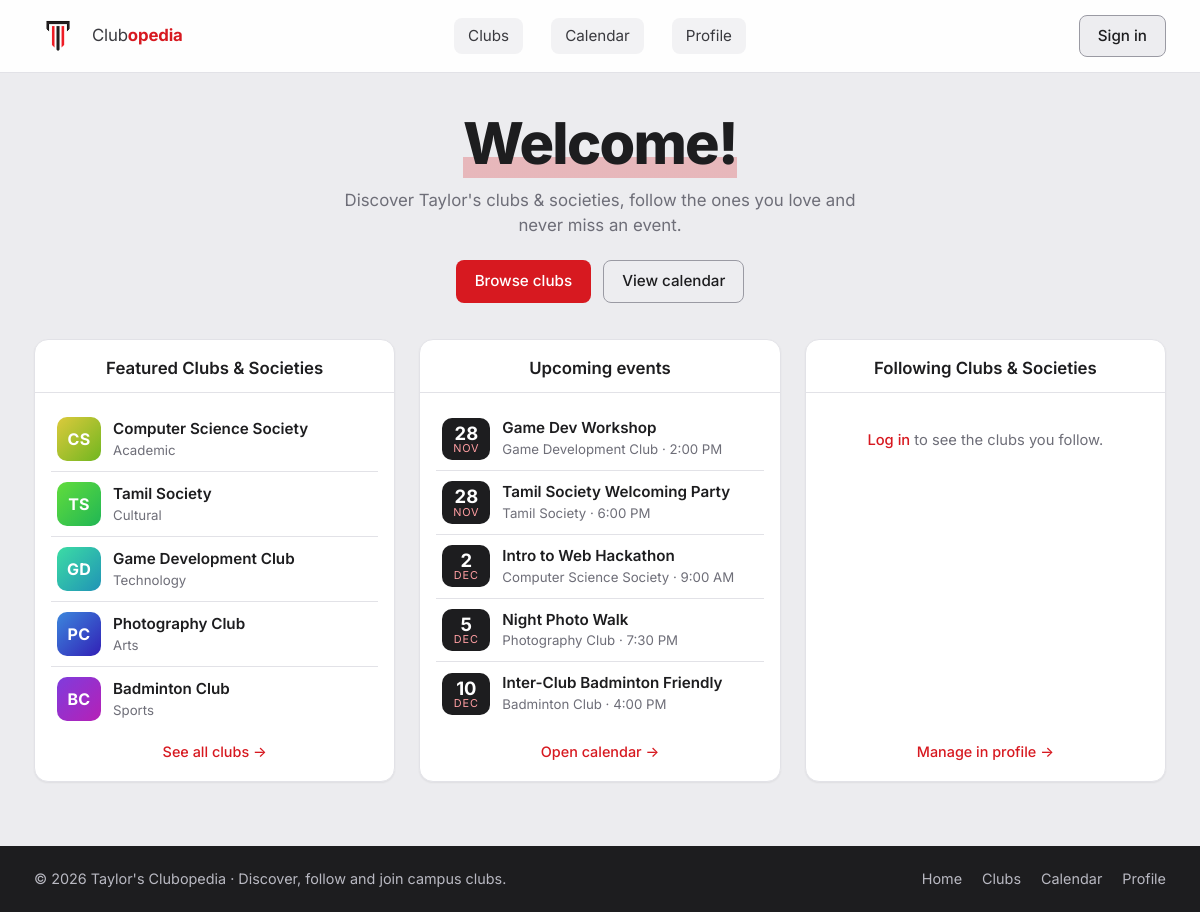
The page / on the database its author committed.
### tables this page shows
CREATE TABLE `clubs` (
  `club_id`       INT NOT NULL AUTO_INCREMENT,
  `club_name`     VARCHAR(150) NOT NULL,
  `category`      VARCHAR(50) NOT NULL,
  `description`   TEXT,
  `image`         VARCHAR(255) DEFAULT NULL,
  `organiser_id`  INT DEFAULT NULL COMMENT 'user who can edit this club',
  PRIMARY KEY (`club_id`),
  KEY `idx_clubs_organiser` (`organiser_id`),
  CONSTRAINT `fk_clubs_organiser` FOREIGN KEY (`organiser_id`) REFERENCES `users` (`user_id`) ON DELETE SET NULL
);

CREATE TABLE `events` (
  `event_id`     INT NOT NULL AUTO_INCREMENT,
  `club_id`      INT NOT NULL,
  `event_name`   VARCHAR(150) NOT NULL,
  `description`  TEXT,
  `event_date`   DATE NOT NULL,
  `event_time`   TIME NOT NULL,
  `location`     VARCHAR(150) NOT NULL,
  `image`        VARCHAR(255) DEFAULT NULL,
  `created_by`   INT DEFAULT NULL,
  PRIMARY KEY (`event_id`),
  KEY `idx_events_club` (`club_id`),
  KEY `idx_events_date` (`event_date`),
  CONSTRAINT `fk_events_club` FOREIGN KEY (`club_id`) REFERENCES `clubs` (`club_id`) ON DELETE CASCADE,
  CONSTRAINT `fk_events_creator` FOREIGN KEY (`created_by`) REFERENCES `users` (`user_id`) ON DELETE SET NULL
);

### includes/data.php (called while the page is built, shortened)
<?php
require_once __DIR__ . '/auth.php';
$currentUser = currentUser();
$clubs = $pdo->query(
    'SELECT club_id, club_name, category, description, image, organiser_id
     FROM clubs
     ORDER BY club_id'
)->fetchAll();
$events = $pdo->query(
    'SELECT event_id, club_id, event_name, description, event_date, event_time, location, image, created_by
     FROM events
     ORDER BY event_date, event_time'
)->fetchAll();
foreach ($events as $index => $event) {
    $events[$index]['event_time'] = substr($event['event_time'], 0, 5);
}

### includes/functions.php (called while the page is built, shortened)
<?php
function e($text)
{
    return htmlspecialchars((string) $text, ENT_QUOTES, 'UTF-8');
}
function findClub($clubs, $clubId)
{
    foreach ($clubs as $club) {
        if ($club['club_id'] == $clubId) {
            return $club;
        }
    }
    return null;
}
function initials($name)
{
    $result = '';
    foreach (preg_split('/\s+/', trim($name)) as $word) {
        if ($word !== '' && ctype_alpha($word[0])) {
            $result .= strtoupper($word[0]);
        }
        if (strlen($result) === 2) {
            break;
        }
    }
    return $result;
}
function clubHue($clubId)
{
    return ($clubId * 53) % 360;
}
function isPast($event)
{
    return $event['event_date'] < date('Y-m-d');
}
function upcomingEvents($events)
{
    $list = array_filter($events, fn($ev) => !isPast($ev));
    usort($list, fn($a, $b) => strcmp($a['event_date'] . $a['event_time'], $b['event_date'] . $b['event_time']));
    return $list;
}
function niceTime($time)
{
    return date('g:i A', strtotime($time));
}

### includes/auth.php (called while the page is built, shortened)
<?php
function currentUser()
{
    static $user = false;
    if ($user === false) {
        $user = null;
    }
    return $user;
}

### index.php (the view, shortened to what this page needs)
<?php
require 'includes/functions.php';
require 'includes/data.php';
$featuredClubs  = array_slice($clubs, 0, 5);
$upcoming       = array_slice(upcomingEvents($events), 0, 5);
$followingClubs = array_filter($clubs, fn($c) => in_array($c['club_id'], $followedClubIds));
require 'includes/header.php';
?>
<div class="container">
    <section class="hero animate">
        <h1 class="hero-title"><span>Welcome!</span></h1>
        <p class="hero-subtitle">Discover Taylor's clubs &amp; societies, follow the ones you love and never miss an event.</p>
        <div class="hero-actions">
            <a href="clubs.php" class="btn btn-primary">Browse clubs</a>
            <a href="calendar.php" class="btn btn-outline">View calendar</a>
        </div>
    </section>
    <div class="home-grid">
        <section class="card animate" style="--i: 1">
            <h2 class="card-title">Featured Clubs &amp; Societies</h2>
            <div class="card-body">
                <ul class="item-list">
                    <?php foreach ($featuredClubs as $club): ?>
                        <li>
                            <a class="item-row" href="clubs.php?club=<?= (int) $club['club_id'] ?>">
                                <span class="club-avatar" style="--hue: <?= clubHue($club['club_id']) ?>"><?= initials($club['club_name']) ?></span>
                                <span class="item-text">
                                    <span class="item-name"><?= e($club['club_name']) ?></span>
                                    <span class="item-meta"><?= e($club['category']) ?></span>
                                </span>
                            </a>
                        </li>
                    <?php endforeach; ?>
                </ul>
                <a href="clubs.php" class="card-footer-link">See all clubs →</a>
            </div>
        </section>
        <section class="card animate" style="--i: 2">
            <h2 class="card-title">Upcoming events</h2>
            <div class="card-body">
                <?php if (empty($upcoming)): ?>
                    <p class="empty-state">No upcoming events yet.</p>
                <?php else: ?>
                    <ul class="item-list">
                        <?php foreach ($upcoming as $event): ?>
                            <?php $club = findClub($clubs, $event['club_id']); ?>
                            <li>
                                <button type="button" class="item-row" data-open="event-<?= (int) $event['event_id'] ?>">
                                    <span class="date-badge">
                                        <span class="day"><?= date('j', strtotime($event['event_date'])) ?></span>
                                        <span class="month"><?= date('M', strtotime($event['event_date'])) ?></span>
                                    </span>
                                    <span class="item-text">
                                        <span class="item-name"><?= e($event['event_name']) ?></span>
                                        <span class="item-meta"><?= e($club['club_name']) ?> · <?= niceTime($event['event_time']) ?></span>
                                    </span>
                                </button>
                            </li>
                        <?php endforeach; ?>
                    </ul>
                <?php endif; ?>
                <a href="calendar.php" class="card-footer-link">Open calendar →</a>
            </div>
        </section>
        <section class="card animate" style="--i: 3">
            <h2 class="card-title">Following Clubs &amp; Societies</h2>
            <div class="card-body">
                <?php if ($currentUser === null): ?>
                    <p class="empty-state"><a class="text-link" href="login.php">Log in</a> to see the clubs you follow.</p>
                <?php elseif (empty($followingClubs)): ?>
                    <p class="empty-state">You aren't following any clubs yet. <a class="text-link" href="clubs.php">Browse clubs →</a></p>
                <?php endif; ?>
                <a href="profile.php" class="card-footer-link">Manage in profile →</a>
            </div>
        </section>
    </div>
</div>
<?php require 'includes/footer.php'; ?>

### css/style.css (style rules this page uses)
:root { --accent: #d71920; --accent-dark: #a9141a; --accent-soft: #fdecec; --ink: #1d1d1f; --ink-soft: #3a3a3f; --muted: #6e6e78; --link: #3b82f6; --bg: #ececef; --surface: #ffffff; --line: #e2e2e7; --chip: #f2f2f4; --radius-sm: 8px; --radius: 14px; --radius-lg: 20px; --shadow-sm: 0 1px 2px rgba(0, 0, 0, .06); --shadow: 0 4px 14px rgba(0, 0, 0, .07); --shadow-lg: 0 14px 34px rgba(0, 0, 0, .12); --ease: cubic-bezier(.22, .61, .36, 1); }
*, *::before, *::after { box-sizing: border-box; }
html { scroll-behavior: smooth; }
body { margin: 0; min-height: 100vh; display: flex; flex-direction: column; font-family: 'Inter', system-ui, -apple-system, 'Segoe UI', Roboto, sans-serif; font-size: 16px; line-height: 1.5; color: var(--ink); background: var(--bg); -webkit-font-smoothing: antialiased; }
a { color: inherit; text-decoration: none; }
h1, h2, h3, h4 { margin: 0; line-height: 1.2; }
p { margin: 0; }
ul { margin: 0; padding: 0; list-style: none; }
.container { width: 100%; max-width: 1180px; margin: 0 auto; padding: 0 24px; }
.btn { display: inline-flex; align-items: center; justify-content: center; gap: 6px; padding: 9px 18px; border-radius: var(--radius-sm); border: 1px solid transparent; font: inherit; font-size: .95rem; font-weight: 500; cursor: pointer; transition: background .2s var(--ease), color .2s var(--ease), border-color .2s var(--ease), transform .15s var(--ease), box-shadow .2s var(--ease); }
.btn-primary { background: var(--accent); color: #fff; }
.btn-outline { background: #ededf0; border-color: #9a9aa3; color: var(--ink); }
.card { background: var(--surface); border-radius: var(--radius); box-shadow: var(--shadow-sm); border: 1px solid var(--line); }
.card-title { font-size: 1.05rem; font-weight: 600; text-align: center; padding: 18px 20px 14px; border-bottom: 1px solid var(--line); }
.card-body { padding: 14px 16px 18px; }
.card-footer-link { display: block; margin-top: 10px; text-align: center; font-size: .9rem; font-weight: 500; color: var(--accent); }
.club-avatar { --hue: 0; flex-shrink: 0; display: grid; place-items: center; width: 44px; height: 44px; border-radius: 10px; background: linear-gradient(135deg, hsl(var(--hue) 70% 55%), hsl(calc(var(--hue) + 35) 70% 42%)); color: #fff; font-weight: 700; letter-spacing: .02em; overflow: hidden; }
.item-list li + li { border-top: 1px solid var(--line); }
.item-row { display: flex; align-items: center; gap: 12px; padding: 10px 6px; border-radius: var(--radius-sm); transition: background .2s var(--ease), transform .2s var(--ease); }
.item-text { min-width: 0; }
.item-name { display: block; font-weight: 600; font-size: .95rem; white-space: nowrap; overflow: hidden; text-overflow: ellipsis; }
.item-meta { display: block; font-size: .83rem; color: var(--muted); }
.date-badge { flex-shrink: 0; width: 48px; padding: 5px 0; border-radius: 10px; background: var(--ink); color: #fff; text-align: center; line-height: 1.1; }
.date-badge .day { display: block; font-size: 1.15rem; font-weight: 700; }
.date-badge .month { display: block; font-size: .68rem; letter-spacing: .08em; text-transform: uppercase; color: #ff9ea2; }
.empty-state { padding: 22px 10px; text-align: center; color: var(--muted); font-size: .92rem; }
.hero { text-align: center; margin-bottom: 36px; }
.hero-title { font-size: clamp(2.6rem, 6vw, 3.6rem); font-weight: 800; letter-spacing: -.03em; }
.hero-title span { background: linear-gradient(transparent 70%, rgba(215, 25, 32, .25) 70%); }
.hero-subtitle { margin: 10px auto 0; max-width: 560px; color: var(--muted); font-size: 1.05rem; }
.hero-actions { display: flex; gap: 12px; justify-content: center; flex-wrap: wrap; margin-top: 22px; }
.home-grid { display: grid; grid-template-columns: repeat(3, 1fr); gap: 24px; }
.home-grid .card { min-height: 340px; display: flex; flex-direction: column; transition: transform .25s var(--ease), box-shadow .25s var(--ease); }
.home-grid .card-body { flex: 1; display: flex; flex-direction: column; }
.home-grid .card-footer-link { margin-top: auto; padding-top: 10px; }
button.item-row { width: 100%; border: 0; background: none; font: inherit; color: inherit; text-align: left; cursor: pointer; }
.text-link { color: var(--accent); font-weight: 500; }
.animate { animation: fadeUp .6s var(--ease) both; animation-delay: calc(var(--i, 0) * 90ms); }

### rows shown on the page
clubs: clubHue($club['club_id']) 53 (drawn), club_name "CS", club_name "Computer Science Society", category "Academic"
clubs: clubHue($club['club_id']) 106 (drawn), club_name "TS", club_name "Tamil Society", category "Cultural"
clubs: clubHue($club['club_id']) 159 (drawn), club_name "GD", club_name "Game Development Club", category "Technology"
clubs: clubHue($club['club_id']) 212 (drawn), club_name "PC", club_name "Photography Club", category "Arts"
clubs: clubHue($club['club_id']) 265 (drawn), club_name "BC", club_name "Badminton Club", category "Sports"
events: event_date "28", event_date "NOV", event_name "Game Dev Workshop", club.club_name "Game Development Club", event_time "2:00 PM"
events: event_date "28", event_date "NOV", event_name "Tamil Society Welcoming Party", club.club_name "Tamil Society", event_time "6:00 PM"
events: event_date "2", event_date "DEC", event_name "Intro to Web Hackathon", club.club_name "Computer Science Society", event_time "9:00 AM"
events: event_date "5", event_date "DEC", event_name "Night Photo Walk", club.club_name "Photography Club", event_time "7:30 PM"
events: event_date "10", event_date "DEC", event_name "Inter-Club Badminton Friendly", club.club_name "Badminton Club", event_time "4:00 PM"
